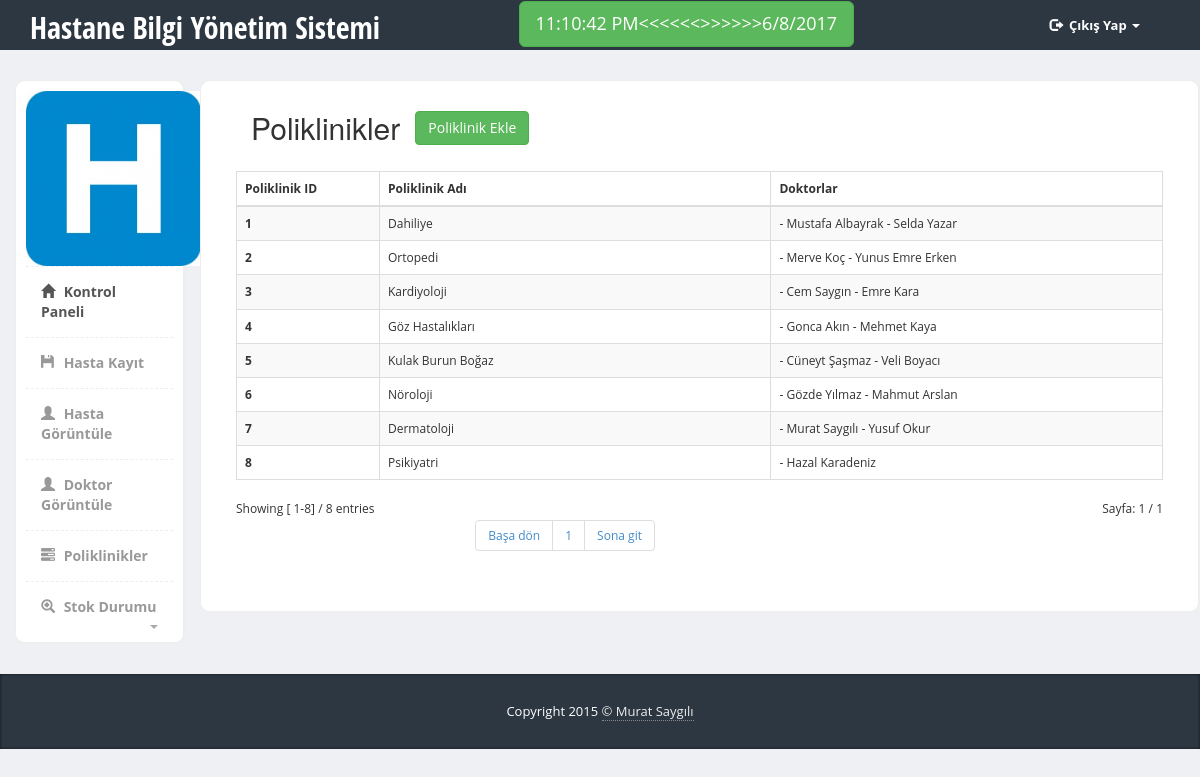
Screenshot of /bilgi/poliklinikGoruntule.php (signed in) with the database file from the repository.
### tables this page shows
CREATE TABLE IF NOT EXISTS `pol_dal` (
  `pol_no` int(11) NOT NULL AUTO_INCREMENT,
  `pol_ad` varchar(25) NOT NULL,
  PRIMARY KEY (`pol_no`)
);

CREATE TABLE IF NOT EXISTS `doktor` (
  `dr_no` int(11) NOT NULL AUTO_INCREMENT,
  `dr_dal_no` int(11) DEFAULT NULL,
  `dr_ad` varchar(15) NOT NULL,
  `dr_soyad` varchar(15) NOT NULL,
  `durum` int(11) NOT NULL DEFAULT '1',
  PRIMARY KEY (`dr_no`),
  KEY `dr_dal_no` (`dr_dal_no`),
  KEY `dr_dal_no_2` (`dr_dal_no`)
);

### bilgi/poliklinikGoruntule.php (the view, shortened to what this page needs)
<?php
include_once 'config.php';
include_once 'functions.php';
print getHeader("Poliklinikler");
?>
    <div class="page-content">
    	<div class="row">
		  <div class="col-md-2">
		  	<div class="sidebar content-box" style="display: block;">
                <?php print getMenu();?>
             </div>
		  </div>
		  <div class="col-md-10">
		  	<div class="row">
		  	<div class="content-box-large">
				<div class="panel-heading">
					<div class="panel-title"><h2>Poliklinikler</h2></div>
					<input class="btn btn-success" type="button" value="Poliklinik Ekle"
				onclick="window.open('poliklinikEkle.php','ornekpencere',' width=400,height=600,left=300,top=30');">
				</div>
				<div class="panel-body">
					<div id="example_wrapper" class="dataTables_wrapper form-inline"
						role="grid">
						<table aria-describedby="example_info"
							class="table table-striped table-bordered dataTable" id="example"
							border="0" cellpadding="0" cellspacing="0">
							<thead>
								<tr role="row">
									<th	aria-label="Rendering engine: activate to sort column descending"
										aria-sort="ascending" style="width: 5px;" colspan="1"
										rowspan="1" aria-controls="example" tabindex="0"
										role="columnheader" class="sorting_asc">Poliklinik ID</th>
									<th aria-label="Browser: activate to sort column ascending"
										style="width: 200px;" colspan="1" rowspan="1"
										aria-controls="example" tabindex="0" role="columnheader"
										class="sorting">Poliklinik Adı</th>
									<th aria-label="Browser: activate to sort column ascending"
										style="width: 200px;" colspan="1" rowspan="1"
										aria-controls="example" tabindex="0" role="columnheader"
										class="sorting">Doktorlar</th>
								</tr>
							</thead>
							<tbody aria-relevant="all" aria-live="polite" role="alert">
		 		<?php
			$num_rec_per_page = 20;
			if (isset ( $_GET ["page"] )) {
				$page = $_GET ["page"];
			} else {
				$page = 1;
			}
			$start_from = ($page - 1) * $num_rec_per_page;
			$sql = "SELECT * FROM pol_dal LIMIT $start_from, $num_rec_per_page";
			$rs_result = mysql_query ( $sql );
			while ( $row = mysql_fetch_assoc ( $rs_result ) ) {
				echo '
						<tr class="gradeA odd">
							<td class="  sorting_1"><strong>'.$row['pol_no'].'</strong>  </td>
							<td class=" ">'.$row['pol_ad'].'</a></td>
						<td class=" ">
						';
				$rs2=mysql_query("SELECT * FROM doktor WHERE dr_dal_no={$row['pol_no']}",$db);
				while ($row2=mysql_fetch_assoc ( $rs2 )){
					echo '
							- '.$row2['dr_ad'].' '.$row2['dr_soyad'].'
									';
				}
				echo '</a></td></tr>';
			}
			$sql = "SELECT * FROM pol_dal";
			$rs_result = mysql_query ( $sql );
			$total_records = mysql_num_rows ( $rs_result );
?>
</tbody>
						</table>
						<div class="row">
							<div class="col-xs-3">
								<div class="dataTables_info">Showing [
								<?php
								if(($num_rec_per_page+$start_from)>$total_records){
									echo ($start_from+1).'-'.$total_records.'] / '.$total_records;
								}else{
								echo ($start_from+1).'-'.($num_rec_per_page+$start_from).'] / '.$total_records; }
								?> entries</div>
							</div>
							<div class="col-xs-6" align="left">
								<div class="dataTables_paginate paging_bootstrap">
									<ul class="pagination">
		<?php
			$sql = "SELECT * FROM pol_dal";
			$rs_result = mysql_query ( $sql );
			$total_records = mysql_num_rows ( $rs_result );
			$total_pages = ceil ( $total_records / $num_rec_per_page );
			echo "<li><a href='poliklinikGoruntule.php?page=1'>" . 'Başa dön ' . "</a> </li>";
			for($i = 1; $i <= $total_pages; $i ++) {
				echo "<li><a href='poliklinikGoruntule.php?page=" . $i . "'>" . $i . " </a></li> ";
			}
			echo "<li><a href='poliklinikGoruntule.php?page=$total_pages'>" . ' Sona git' . "</a></li> ";
		?>
									</ul>
								</div>
							</div> <div class="col-xs-3" align="right"><?php echo "Sayfa: ".$page." / ".$total_pages;?></div>
						</div>
					</div>
				</div>
			</div>
		  	</div>
		  </div>
		</div>
    </div>
    <?php print getFooter(); ?>

### css/styles.css (style rules this page uses)
body { font-family: 'Open Sans', sans-serif; background-color: #f7f7f7; position: relative; margin: 0px; font-size: 12px; padding: 0px; }
.page-content > .row { margin-left: 0px !important; margin-right: 0px !important; margin-top: 30px; }
.content-box, .content-box-large { margin-bottom:30px; background:#fff; border-radius:10px; padding:10px; border-left:1px solid #eee; border-top:1px solid #eee; border-right:2px solid #eee; border-bottom:2px solid #eee; }
.content-box-large { padding: 20px; }
body { background-color: #eff0f3; }
.panel-heading>.panel-title, .content-box-header .panel-title { float: left; padding: 10px 15px; padding-top: 0px; }
.panel-heading>.panel-title>*, .content-box-header .panel-title>* { margin: 0; }
.panel-body { clear:both; }

### rows the page displays
pol_dal: pol_no "1", pol_ad "Dahiliye"
doktor: dr_ad "Mustafa", dr_soyad "Albayrak"
doktor: dr_ad "Selda", dr_soyad "Yazar"
pol_dal: pol_no "2", pol_ad "Ortopedi"
doktor: dr_ad "Merve", dr_soyad "Koç"
doktor: dr_ad "Yunus Emre", dr_soyad "Erken"
pol_dal: pol_no "3", pol_ad "Kardiyoloji"
doktor: dr_ad "Cem", dr_soyad "Saygın"
doktor: dr_ad "Emre", dr_soyad "Kara"
pol_dal: pol_no "4", pol_ad "Göz Hastalıkları"
doktor: dr_ad "Gonca", dr_soyad "Akın"
doktor: dr_ad "Mehmet", dr_soyad "Kaya"
pol_dal: pol_no "5", pol_ad "Kulak Burun Boğaz"
doktor: dr_ad "Cüneyt", dr_soyad "Şaşmaz"
doktor: dr_ad "Veli", dr_soyad "Boyacı"
pol_dal: pol_no "6", pol_ad "Nöroloji"
doktor: dr_ad "Gözde", dr_soyad "Yılmaz"
doktor: dr_ad "Mahmut", dr_soyad "Arslan"
pol_dal: pol_no "7", pol_ad "Dermatoloji"
doktor: dr_ad "Murat", dr_soyad "Saygılı"
doktor: dr_ad "Yusuf", dr_soyad "Okur"
pol_dal: pol_no "8", pol_ad "Psikiyatri"
doktor: dr_ad "Hazal", dr_soyad "Karadeniz"

### other values shown
$start_from+1 "1"
$total_records "8"
$page "1"
$total_pages "1"
